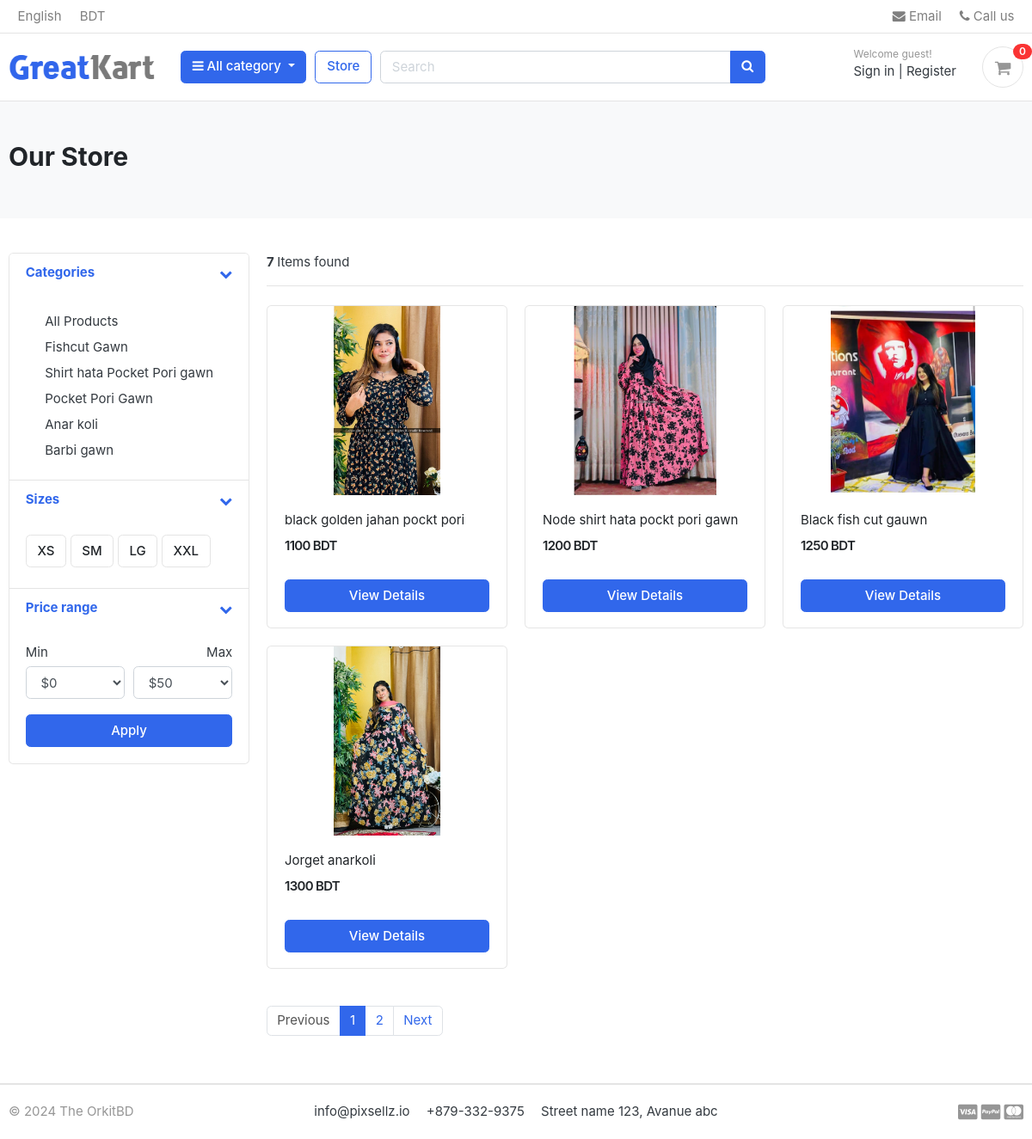
/store/, run on the app's committed database.
### category/models.py (models this page shows, shortened)
class Category(models.Model):
    category_name = models.CharField(max_length=50, unique=True)
    slug = models.SlugField(max_length=100,unique=True)
    description = models.TextField(max_length=255,blank=True)
    cat_image = models.ImageField(upload_to='photos/categories',blank=True)
    class Meta:
        verbose_name = 'category'
        verbose_name_plural = 'categories'
    def get_url(self):
        return reverse('products_by_category',args=[self.slug])

### store/models.py (models this page shows, shortened)
class Product (models.Model):
    product_name = models.CharField(max_length=100,unique=True)
    slug  = models.SlugField(max_length=100,unique=True)
    description = models.CharField(max_length=1000,unique=True)
    price = models.IntegerField()
    images = models.ImageField(upload_to='photos/products')
    stock = models.IntegerField()
    is_avilable = models.BooleanField(default=True)
    category = models.ForeignKey(Category,on_delete=models.CASCADE)
    created_date = models.DateTimeField(auto_now=True)
    modified_date = models.DateTimeField(auto_now=True)
    def get_url(self):
        return reverse('product_detail',args=[self.category.slug, self.slug])

### store/views.py (the view)
# urls.py: path('',store, name='store'),
def store(request,category_slug=None):
    categories = None
    products=None
    if category_slug != None:
        categories = get_object_or_404(Category, slug = category_slug )
        products = Product.objects.filter(category = categories, is_avilable = True)
    else:
        products = Product.objects.all().filter(is_avilable=True).order_by('id')
    product_count = products.count()
    paginator = Paginator(products,4)
    page = request.GET.get('page')
    paged_produts = paginator.get_page(page)
    context = {
        'products' : paged_produts,
        'product_count':product_count,
    }
    return render(request,'store/store.html',context)

### carts/context_processors.py (called while the page is built)
def counter(request):
    cart_count = 0
    if 'admin' in request.path:
        return {}
    else:
        try:
            cart = Cart.objects.filter(cart_id=_cart_id(request))
            if request.user.is_authenticated:
                cart_items = CartItem.objects.all().filter(user=request.user)
            else:
                cart_items = CartItem.objects.all().filter(cart=cart[:1])
            for cart_item in cart_items:
                cart_count += cart_item.quantity
        except Cart.DoesNotExist:
            cart_count = 0
    return dict(cart_count=cart_count)

### carts/views.py (called while the page is built)
def _cart_id(request):
    cart = request.session.session_key
    if not cart :
        cart = request.session.create()
    return cart

### category/context_processors.py (called while the page is built)
def menu_links(request):
    links = Category.objects.all()
    return dict(links=links)

### templates/store/store.html (shortened to what this page needs)
 {% extends "base.html" %}
 {% load static %}
{% block content %}
<section class="section-pagetop bg">
    <div class="container">
        {%if 'search' in request.path %}
            <h2 class="title-page">Search Result </h2>
        {% else %}
            <h2 class="title-page">Our Store</h2>
        {%endif%}
    </div>
    </section>
    <section class="section-content padding-y">
    <div class="container">
    <div class="row">
        <aside class="col-md-3">
    <div class="card">
        <article class="filter-group">
            <header class="card-header">
                <a href="#" data-toggle="collapse" data-target="#collapse_1" aria-expanded="true" class="">
                    <i class="icon-control fa fa-chevron-down"></i>
                    <h6 class="title">Categories</h6>
                </a>
            </header>
            <div class="filter-content collapse show" id="collapse_1" style="">
                <div class="card-body">
                    <ul class="list-menu">
                        <a class="dropdown-item" href="{% url 'store' %}">All Products </a>
                        {% for category in links %}
                        <a class="dropdown-item" href="{{category.get_url}}">{{category.category_name}} </a>
                        {% endfor %}
                    </ul>
                </div>
            </div>
        </article>
        <article class="filter-group">
            <header class="card-header">
                <a href="#" data-toggle="collapse" data-target="#collapse_4" aria-expanded="true" class="">
                    <i class="icon-control fa fa-chevron-down"></i>
                    <h6 class="title">Sizes </h6>
                </a>
            </header>
            <div class="filter-content collapse show" id="collapse_4" style="">
                <div class="card-body">
                  <label class="checkbox-btn">
                    <span class="btn btn-light"> XS </span>
                  </label>
                  <label class="checkbox-btn">
                    <span class="btn btn-light"> SM </span>
                  </label>
                  <label class="checkbox-btn">
                    <span class="btn btn-light"> LG </span>
                  </label>
                  <label class="checkbox-btn">
                    <span class="btn btn-light"> XXL </span>
                  </label>
            </div>
            </div>
        </article>
        <article class="filter-group">
            <header class="card-header">
                <a href="#" data-toggle="collapse" data-target="#collapse_3" aria-expanded="true" class="">
                    <i class="icon-control fa fa-chevron-down"></i>
                    <h6 class="title">Price range </h6>
                </a>
            </header>
            <div class="filter-content collapse show" id="collapse_3" style="">
                <div class="card-body">
                    <div class="form-row">
                    <div class="form-group col-md-6">
                      <label>Min</label>
                          <select class="mr-2 form-control">
                            <option value="0">$0</option>
                        </select>
                    </div>
                    <div class="form-group text-right col-md-6">
                      <label>Max</label>
                          <select class="mr-2 form-control">
                            <option value="50">$50</option>
                        </select>
                    </div>
                    </div>
                    <button class="btn btn-block btn-primary">Apply</button>
                </div>
            </div>
        </article>
    </div>
        </aside>
        <main class="col-md-9">
    <header class="border-bottom mb-4 pb-3">
            <div class="form-inline">
                <span class="mr-md-auto"> <b> {{product_count}} </b>Items found </span>
            </div>
    </header>
    <div class="row">
        {% if products %}
            {% for product in products %}
            <div class="col-md-4">
                <figure class="card card-product-grid">
                    <div class="img-wrap">
                        <a href="{{product.get_url}}">  <img src="{{product.images.url}}"> </a>
                    </div>
                    <figcaption class="info-wrap">
                        <div class="fix-height">
                            <a href="{{product.get_url}}" class="title">{{product.product_name}}</a>
                            <div class="price-wrap mt-2">
                                <span class="price">{{product.price}} BDT</span>
                            </div>
                        </div>
                        <a href="{{ product.get_url }}" class="btn btn-block btn-primary">View Details</a>
                    </figcaption>
                </figure>
            </div>
            {% endfor %}
        {% else %}
            <h2 class='text-center-xy'> No Result Found  </h2>
        {%endif %}
    </div>
    <nav class="mt-4" aria-label="Page navigation sample">
        {% if products.has_other_pages %}
            <ul class="pagination">
                {% if products.has_previous %}
                    <li class="page-item"><a class="page-link" href="?page={{products.previous_page_number}}"> Previous</a></li>
                    {% else %}
                    <li class="page-item disabled"><a class="page-link" > Previous</a></li>
                {% endif %}
                {% for i  in  products.paginator.page_range %}
                    {% if products.number == i %}
                     <li class="page-item active"><a class="page-link" href="?page={{i}}">{{ i}}</a></li>
                    {% else %}
                        <li class="page-item "><a class="page-link" href="?page={{i}}">{{i}}</a></li>
                    {% endif %}
                {% endfor %}
                {% if products.has_next %}
                <li class="page-item"><a class="page-link" href="?page={{products.next_page_number}}">Next</a></li>
                {% else %}
                 <li class="page-item disabled "><a class="page-link">Next</a></li>
                {% endif %}
            </ul>
        {% endif %}
    </nav>
        </main>
    </div>
    </div>
    </section>
{% endblock %}

### static/css/ui.css (style rules this page uses)
html { font-family: "Inter", sans-serif; font-size: 15px; }
.img-wrap { text-align: center; display: block; }
.img-wrap img { max-width: 100%; }
.price-wrap { letter-spacing: -0.7px; }
.padding-y { padding-top: 40px; padding-bottom: 40px; }
figure { margin-bottom: 0; }
article:after, .form-group:after { display: block; clear: both; content: ""; }
.bg { background-color: #f8f9fa; }
.title-page { color: #212529; }
.btn-light { background-color: #fff; border-color: #e4e4e4; }
.list-menu { list-style: none; margin: 0; padding-left: 0; }
.list-menu a { color: #343a40; }
[class*=card-product] a.title { color: #212529; display: block; }
[class*=card-product] .img-wrap { overflow: hidden; position: relative; }
[class*=card-product] .img-wrap img { height: 100%; max-width: 100%; width: auto; display: inline-block; -o-object-fit: cover; object-fit: cover; }
.card-product-grid { margin-bottom: 20px; }
.card-product-grid .img-wrap { border-radius: 0.2rem 0.2rem 0 0; height: 220px; }
.card-product-grid .info-wrap { overflow: hidden; padding: 18px 20px; }
.card-product-grid .fix-height { height: 80px; overflow: hidden; }
.card .img-wrap { overflow: hidden; }
.price { font-weight: 600; color: #212529; }
.icon-control { margin-top: 5px; float: right; font-size: 80%; }
.card-header .title { margin-bottom: 0; line-height: 1.5; }
.filter-group { border-bottom: 1px solid #e4e4e4; }
.filter-group .card-header { border-bottom: 0; }
.filter-group:last-child { border-bottom: 0; }
.checkbox-btn { position: relative; }
.section-pagetop { padding: 45px 0; }

### data on the page
Category: category_name "Fishcut Gawn"
Category: category_name "Shirt hata Pocket Pori gawn"
Category: category_name "Pocket Pori Gawn"
Category: category_name "Anar koli"
Category: category_name "Barbi gawn"
Product: images (picture), product_name "black golden jahan pockt pori", price "1100"
Product: images (picture), product_name "Node shirt hata pockt pori gawn", price "1200"
Product: images (picture), product_name "Black fish cut gauwn", price "1250"
Product: images (picture), product_name "Jorget anarkoli", price "1300"

### other printed values
{{ cart_count }} "0"
{{ product_count }} "7"
{{ i }} "1"
{{ i }} "2"
